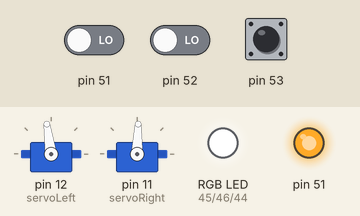
Simulated run of this sketch. Board: Arduino Mega 2560, built with avr-gcc and run on an emulated ATmega2560. Shown: 2 × servo, an RGB LED mixed from three pins (HIGH = lit), output pins drawn as LEDs (lit = HIGH). Inputs (shaded band) come from the test bench; at power-on: pin 51 LOW, pin 52 LOW, pin 53 LOW.

Above: at 1.2 s.
1.3 s: pin 51 driven HIGH
2.8 s: pin 51 driven LOW
5.8 s: pin 52 driven HIGH
7.3 s: pin 52 driven LOW
10.3 s: pin 53 pulsed HIGH 2 times (0.12 s each, 0.3 s apart)
Timing chart, 0 to 13.3 s (numbered marks = the images above; inputs shaded):
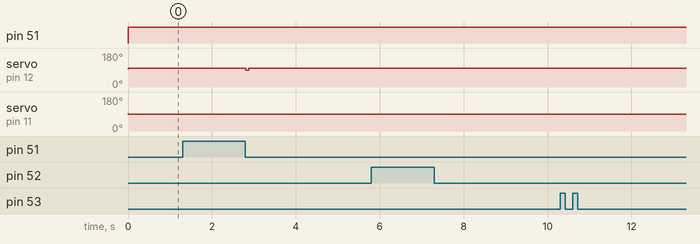

The sketch:

IDC_code.ino
```cpp
//Pins for QTI connections on board
#define leftQTI 51
#define middleQTI 53
#define rightQTI 52

#include <Servo.h>                           // Include servo library

Servo servoLeft;                             // Declare left servo signal
Servo servoRight;

// Define pins for built-in RGB LED
#define redpin 45
#define greenpin 46
#define bluepin 44

int hashCount = 0;
int reds[5] = {0, 0, 255, 255, 100};
int greens[5] = {255, 0, 0, 255, 255};
int blues[5] = {255, 255, 255, 0, 0};

void setup() {
  Serial.begin(9600); //start the serial monitor so we can view the output

  servoLeft.attach(12);                      // Attach left signal to P13
  servoRight.attach(11);                      // Attach left signal to P12

  servoLeft.writeMicroseconds(1500);         // 1.5 ms stay still sig, pin 13
  servoRight.writeMicroseconds(1500);        // 1.5 ms stay still sig, pin 12

  pinMode(redpin, OUTPUT);
  pinMode(greenpin, OUTPUT);
  pinMode(bluepin, OUTPUT);

  // start with light off
  analogWrite(redpin, 255);
  analogWrite(greenpin, 255);
  analogWrite(bluepin, 255);
}
void loop() {
  int lQTI = rcTime(leftQTI);
  int mQTI = rcTime(middleQTI);
  int rQTI = rcTime(rightQTI);

  // Serial.println("left: " + String(lQTI) + " middle: " + String(mQTI) + " right: " + String(rQTI));

  int state = 4*(lQTI < 200) + 2*(mQTI < 200) + (rQTI < 150);
  // Serial.println(state);

  switch(state) {
    // not on line
    case 7:
      servoRight.writeMicroseconds(1450);
      servoLeft.writeMicroseconds(1550);
      break;
    // right sensor --> turn right
    case 6:
      servoRight.writeMicroseconds(1550);
      servoLeft.writeMicroseconds(1550);
      delay(30);
      break;
    // middle sensor --> go forward
    case 5:
      servoRight.writeMicroseconds(1450);
      servoLeft.writeMicroseconds(1550);
      break;
    // middle + right sensor --> turn right, slight
    case 4:
      servoRight.writeMicroseconds(1550);
      servoLeft.writeMicroseconds(1550);
      delay(40);
      break;
    // left sensor --> turn left
    case 3:
      servoRight.writeMicroseconds(1450);
      servoLeft.writeMicroseconds(1450);
      delay(25);
      break;
    // left + middle sensor --> turn left, slight
    case 1:
      servoRight.writeMicroseconds(1450);
      servoLeft.writeMicroseconds(1450);
      delay(25);
      break;
    // at HASHMARK --> stop, forward
    case 0:
      servoRight.writeMicroseconds(1500);
      servoLeft.writeMicroseconds(1500);

      // turn on light
      // analogWrite(redpin, hashmarkColours[hashCount][0]);
      // analogWrite(greenpin, hashmarkColours[hashCount][1]);
      // analogWrite(bluepin, hashmarkColours[hashCount][2]);

      analogWrite(redpin, reds[hashCount % 5]);
      analogWrite(greenpin, greens[hashCount % 5]);
      analogWrite(bluepin, blues[hashCount % 5]);

      delay(2000);

      hashCount+=1;


      // turn light off
      analogWrite(redpin, 255);
      analogWrite(greenpin, 255);
      analogWrite(bluepin, 255);

      servoRight.writeMicroseconds(1300);
      servoLeft.writeMicroseconds(1700); // right 13 is forward, left 17 is forward

      delay(500);

      break;
    // everything else
    default:
      break;
  }
  delay(50);
}

//Defines funtion 'rcTime' to read value from QTI sensor
// From Ch. 6 Activity 2 of Robotics with the BOE Shield for Arduino
long rcTime(int pin)
{
  pinMode(pin, OUTPUT);    // Sets pin as OUTPUT
  digitalWrite(pin, HIGH); // Pin HIGH
  delay(1);                // Waits for 1 millisecond
  pinMode(pin, INPUT);     // Sets pin as INPUT
  digitalWrite(pin, LOW);  // Pin LOW
  long time = micros();    // Tracks starting time
  while(digitalRead(pin)); // Loops while voltage is high
  time = micros() - time;  // Calculate decay time
  return time;             // Return decay time
}
```

Measured:
- after the input at 2.8 s, servo on pin 12 (servoLeft): 98° → 88° at once, → 98° 0.08 s later
